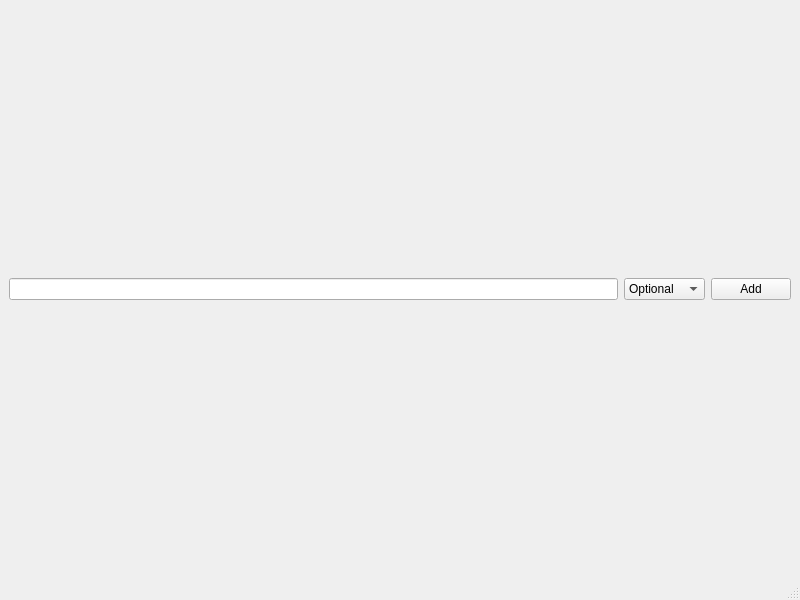
<?xml version="1.0" encoding="UTF-8"?>
<ui version="4.0">
 <class>MainWindow</class>
 <widget class="QMainWindow" name="MainWindow">
  <property name="geometry">
   <rect>
    <x>0</x>
    <y>0</y>
    <width>800</width>
    <height>600</height>
   </rect>
  </property>
  <property name="windowTitle">
   <string>MainWindow</string>
  </property>
  <widget class="QWidget" name="centralwidget">
   <layout class="QVBoxLayout" name="verticalLayout_2">
    <item>
     <layout class="QVBoxLayout" name="mainLayout">
      <item>
       <layout class="QHBoxLayout" name="horizontalLayout">
        <item>
         <widget class="QLineEdit" name="todoEdit"/>
        </item>
        <item>
         <widget class="QComboBox" name="necessityChoice">
          <item>
           <property name="text">
            <string>Optional</string>
           </property>
          </item>
          <item>
           <property name="text">
            <string>Normal</string>
           </property>
          </item>
          <item>
           <property name="text">
            <string>Important</string>
           </property>
          </item>
         </widget>
        </item>
        <item>
         <widget class="QPushButton" name="addBtn">
          <property name="text">
           <string>Add</string>
          </property>
         </widget>
        </item>
       </layout>
      </item>
     </layout>
    </item>
   </layout>
  </widget>
  <widget class="QMenuBar" name="menubar">
   <property name="geometry">
    <rect>
     <x>0</x>
     <y>0</y>
     <width>800</width>
     <height>23</height>
    </rect>
   </property>
  </widget>
  <widget class="QStatusBar" name="statusbar"/>
 </widget>
 <resources/>
 <connections/>
</ui>
